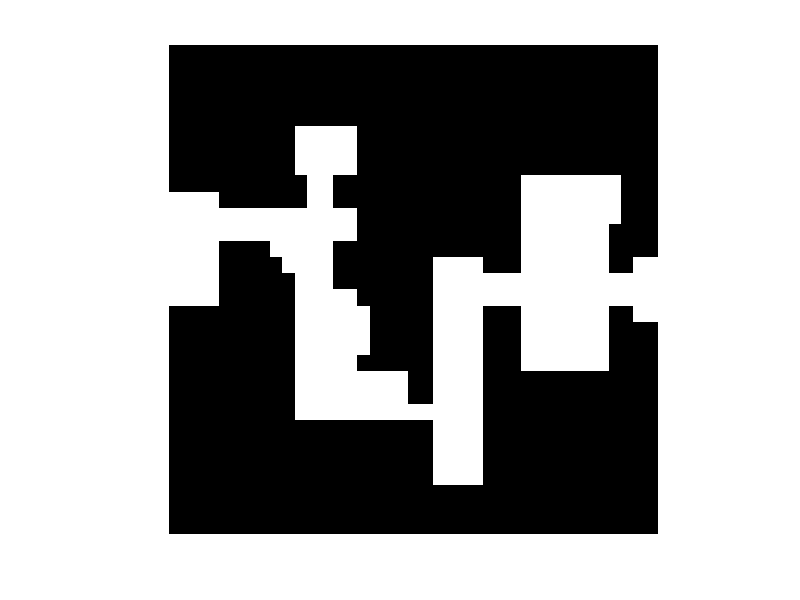

This figure's MATLAB source:
% Dimensiones del mapa (en píxeles)
map_width = 500;  % Ancho del mapa
map_height = 500; % Alto del mapa

% Vértices de los obstáculos
vertices = {
    [-2, -1; 2, -1; 2, -15; -2, -15], 
    [2, 3; 6, 3; 6, -15; 2, -15], 
    [6, 2; 7, 2; 7, -15; 6, -15], 
    [7, 1; 8, 1; 8, -15; 7, -15], 
    [8, -8; 19, -8; 19, -15; 8, -15], 
    [19, -12; 23, -12; 23, -15; 19, -15], 
    [23, -1; 26, -1; 26, -15; 23, -15], 
    [26, -5; 33, -5; 33, -15; 26, -15], 
    [33, -1; 35, -1; 35, -15; 33, -15], 
    [35, -2; 37, -2; 37, -15; 35, -15], 
    [-2, 6; 2, 6; 2, 15; -2, 15], 
    [2, 5; 8, 5; 8, 15; 2, 15], 
    [8, 5; 9, 5; 9, 7; 8, 7], 
    [8, 10; 13, 10; 13, 15; 8, 15], 
    [14, -5; 17, -5; 17, 15; 14, 15], 
    [17, -7; 19, -7; 19, 15; 17, 15], 
    [11, 7; 13, 7; 13, 5; 11, 5], 
    [11, 3; 13, 3; 13, 0; 11, 0], 
    [13, -4; 14, -4; 14, -5; 13, -5], 
    [13, -1; 14, -1; 14, 15; 13, 15], 
    [19, 2; 23, 2; 23, 15; 19, 15], 
    [23, 1; 26, 1; 26, 15; 23, 15], 
    [26, 7; 34, 7; 34, 15; 26, 15], 
    [33, 4; 34, 4; 34, 1; 33, 1], 
    [34, 1; 35, 1; 35, 15; 34, 15], 
    [35, 2; 37, 2; 37, 15; 35, 15]
};

% Escalar las coordenadas a la resolución del mapa
function scaled = scale_coordinates(vertices, x_range, y_range, map_width, map_height)
    scaled = {};
    for i = 1:length(vertices)
        poly = vertices{i};
        scaled_poly = [];
        for j = 1:size(poly, 1)
            x = poly(j, 1);
            y = poly(j, 2);
            % Escalar las coordenadas
            scaled_x = round((x - x_range(1)) / (x_range(2) - x_range(1)) * map_width);
            scaled_y = round((y - y_range(1)) / (y_range(2) - y_range(1)) * map_height);
            scaled_poly = [scaled_poly; scaled_x, map_height - scaled_y]; % Invertir Y
        end
        scaled = [scaled, {scaled_poly}];
    end
end

% Rango de las coordenadas originales del mapa
x_range = [-2, 37];  % Rango en el eje X
y_range = [-15, 15]; % Rango en el eje Y

% Escalar los vértices al rango del mapa
scaled_vertices = scale_coordinates(vertices, x_range, y_range, map_width, map_height);

% Crear un mapa vacío (todo blanco)
map_array = ones(map_height, map_width) * 255;

% Dibujar los polígonos en el mapa directamente en el array
for i = 1:length(scaled_vertices)
    poly = scaled_vertices{i};
    mask = poly2mask(poly(:,1), poly(:,2), map_height, map_width);
    map_array(mask) = 0; % Pinta los polígonos en negro (0)
end

% Guardar la imagen como archivo .pgm
filename = 'Mapa2.png';
imwrite(uint8(map_array), filename, 'png');

disp(['¡Mapa generado correctamente en ', filename, '!']);
map_image = imread('Mapa2.png');

% Mostrar la imagen en una figura
figure;
imshow(map_image, 'InitialMagnification', 'fit'); % Ajusta la escala de visualizació